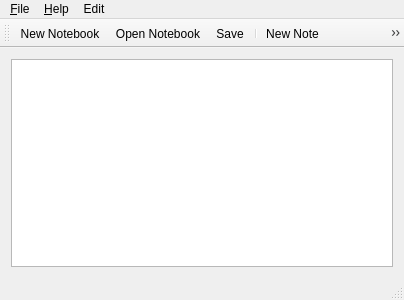
<?xml version="1.0" encoding="UTF-8"?>
<ui version="4.0">
 <class>MainWindow</class>
 <widget class="QMainWindow" name="MainWindow">
  <property name="geometry">
   <rect>
    <x>0</x>
    <y>0</y>
    <width>400</width>
    <height>300</height>
   </rect>
  </property>
  <property name="windowTitle">
   <string>Toynote</string>
  </property>
  <widget class="QWidget" name="centralWidget">
   <layout class="QGridLayout" name="gridLayout">
    <item row="0" column="0">
     <widget class="QTableView" name="notesView">
      <property name="minimumSize">
       <size>
        <width>382</width>
        <height>0</height>
       </size>
      </property>
      <property name="selectionBehavior">
       <enum>QAbstractItemView::SelectionBehavior::SelectRows</enum>
      </property>
     </widget>
    </item>
   </layout>
  </widget>
  <widget class="QMenuBar" name="menuBar">
   <property name="geometry">
    <rect>
     <x>0</x>
     <y>0</y>
     <width>400</width>
     <height>21</height>
    </rect>
   </property>
   <widget class="QMenu" name="menuFile">
    <property name="title">
     <string>&amp;File</string>
    </property>
    <addaction name="actionNew_Notebook"/>
    <addaction name="actionOpen_Notebook"/>
    <addaction name="actionSave"/>
    <addaction name="actionSave_As"/>
    <addaction name="actionClose_Notebook"/>
    <addaction name="actionExit"/>
   </widget>
   <widget class="QMenu" name="menuHelp">
    <property name="title">
     <string>&amp;Help</string>
    </property>
    <addaction name="actionAbout"/>
    <addaction name="actionVisit_Website"/>
   </widget>
   <widget class="QMenu" name="menuEdit">
    <property name="title">
     <string>Edit</string>
    </property>
   </widget>
   <addaction name="menuFile"/>
   <addaction name="menuHelp"/>
   <addaction name="menuEdit"/>
  </widget>
  <widget class="QToolBar" name="mainToolBar">
   <attribute name="toolBarArea">
    <enum>TopToolBarArea</enum>
   </attribute>
   <attribute name="toolBarBreak">
    <bool>false</bool>
   </attribute>
   <addaction name="actionNew_Notebook"/>
   <addaction name="actionOpen_Notebook"/>
   <addaction name="actionSave"/>
   <addaction name="separator"/>
   <addaction name="actionNew_Note"/>
   <addaction name="actionDelete_Notes"/>
  </widget>
  <widget class="QStatusBar" name="statusBar"/>
  <action name="actionNew_Notebook">
   <property name="icon">
    <iconset resource="resources.qrc">
     <normaloff>:/icons/Notebook-new.svg</normaloff>:/icons/Notebook-new.svg</iconset>
   </property>
   <property name="text">
    <string>New Notebook</string>
   </property>
   <property name="toolTip">
    <string>Create a new notebook</string>
   </property>
   <property name="shortcut">
    <string>Alt+B</string>
   </property>
  </action>
  <action name="actionNew_Note">
   <property name="icon">
    <iconset resource="resources.qrc">
     <normaloff>:/icons/Note-add.svg</normaloff>:/icons/Note-add.svg</iconset>
   </property>
   <property name="text">
    <string>New Note</string>
   </property>
   <property name="toolTip">
    <string>Add a new note</string>
   </property>
   <property name="shortcut">
    <string>Alt+N</string>
   </property>
  </action>
  <action name="actionDelete_Notes">
   <property name="icon">
    <iconset resource="resources.qrc">
     <normaloff>:/icons/Note-remove.svg</normaloff>:/icons/Note-remove.svg</iconset>
   </property>
   <property name="text">
    <string>Delete Notes</string>
   </property>
   <property name="toolTip">
    <string>Delete the selected note(s)</string>
   </property>
   <property name="shortcut">
    <string>Del</string>
   </property>
  </action>
  <action name="actionAbout">
   <property name="text">
    <string>&amp;About Toynote</string>
   </property>
   <property name="shortcut">
    <string>F11</string>
   </property>
  </action>
  <action name="actionSave">
   <property name="icon">
    <iconset resource="resources.qrc">
     <normaloff>:/icons/Notebook-save.svg</normaloff>:/icons/Notebook-save.svg</iconset>
   </property>
   <property name="text">
    <string>&amp;Save</string>
   </property>
   <property name="toolTip">
    <string>Save the notebook</string>
   </property>
   <property name="shortcut">
    <string>Ctrl+S</string>
   </property>
  </action>
  <action name="actionOpen_Notebook">
   <property name="icon">
    <iconset resource="resources.qrc">
     <normaloff>:/icons/Notebook-open.svg</normaloff>:/icons/Notebook-open.svg</iconset>
   </property>
   <property name="text">
    <string>&amp;Open Notebook</string>
   </property>
   <property name="toolTip">
    <string>Open a notebook</string>
   </property>
   <property name="shortcut">
    <string>Ctrl+I</string>
   </property>
  </action>
  <action name="actionClose_Notebook">
   <property name="text">
    <string>&amp;Close</string>
   </property>
   <property name="toolTip">
    <string>Close the notebook</string>
   </property>
   <property name="shortcut">
    <string>Ctrl+X</string>
   </property>
  </action>
  <action name="actionSave_As">
   <property name="icon">
    <iconset resource="resources.qrc">
     <normaloff>:/icons/Notebook-save-as.svg</normaloff>:/icons/Notebook-save-as.svg</iconset>
   </property>
   <property name="text">
    <string>Sa&amp;ve As</string>
   </property>
   <property name="toolTip">
    <string>Save the notebook to a chosen file</string>
   </property>
   <property name="shortcut">
    <string>Ctrl+S</string>
   </property>
  </action>
  <action name="actionVisit_Website">
   <property name="text">
    <string>Visit Website</string>
   </property>
   <property name="shortcut">
    <string>Ctrl+W</string>
   </property>
  </action>
  <action name="actionExit">
   <property name="text">
    <string>Exit</string>
   </property>
   <property name="shortcut">
    <string>Esc</string>
   </property>
  </action>
 </widget>
 <layoutdefault spacing="6" margin="11"/>
 <resources>
  <include location="resources.qrc"/>
 </resources>
 <connections>
  <connection>
   <sender>actionAbout</sender>
   <signal>triggered()</signal>
   <receiver>MainWindow</receiver>
   <slot>displayAbout()</slot>
   <hints>
    <hint type="sourcelabel">
     <x>-1</x>
     <y>-1</y>
    </hint>
    <hint type="destinationlabel">
     <x>199</x>
     <y>149</y>
    </hint>
   </hints>
  </connection>
  <connection>
   <sender>actionSave</sender>
   <signal>triggered()</signal>
   <receiver>MainWindow</receiver>
   <slot>saveNotebook()</slot>
   <hints>
    <hint type="sourcelabel">
     <x>-1</x>
     <y>-1</y>
    </hint>
    <hint type="destinationlabel">
     <x>199</x>
     <y>149</y>
    </hint>
   </hints>
  </connection>
  <connection>
   <sender>actionOpen_Notebook</sender>
   <signal>triggered()</signal>
   <receiver>MainWindow</receiver>
   <slot>openNotebook()</slot>
   <hints>
    <hint type="sourcelabel">
     <x>-1</x>
     <y>-1</y>
    </hint>
    <hint type="destinationlabel">
     <x>199</x>
     <y>149</y>
    </hint>
   </hints>
  </connection>
  <connection>
   <sender>actionClose_Notebook</sender>
   <signal>triggered()</signal>
   <receiver>MainWindow</receiver>
   <slot>closeNotebook()</slot>
   <hints>
    <hint type="sourcelabel">
     <x>-1</x>
     <y>-1</y>
    </hint>
    <hint type="destinationlabel">
     <x>199</x>
     <y>149</y>
    </hint>
   </hints>
  </connection>
  <connection>
   <sender>actionNew_Notebook</sender>
   <signal>triggered()</signal>
   <receiver>MainWindow</receiver>
   <slot>newNotebook()</slot>
   <hints>
    <hint type="sourcelabel">
     <x>-1</x>
     <y>-1</y>
    </hint>
    <hint type="destinationlabel">
     <x>199</x>
     <y>149</y>
    </hint>
   </hints>
  </connection>
  <connection>
   <sender>actionSave_As</sender>
   <signal>triggered()</signal>
   <receiver>MainWindow</receiver>
   <slot>saveNotebookAs()</slot>
   <hints>
    <hint type="sourcelabel">
     <x>-1</x>
     <y>-1</y>
    </hint>
    <hint type="destinationlabel">
     <x>199</x>
     <y>149</y>
    </hint>
   </hints>
  </connection>
  <connection>
   <sender>actionNew_Note</sender>
   <signal>triggered()</signal>
   <receiver>MainWindow</receiver>
   <slot>newNote()</slot>
   <hints>
    <hint type="sourcelabel">
     <x>-1</x>
     <y>-1</y>
    </hint>
    <hint type="destinationlabel">
     <x>199</x>
     <y>149</y>
    </hint>
   </hints>
  </connection>
  <connection>
   <sender>actionDelete_Notes</sender>
   <signal>triggered()</signal>
   <receiver>MainWindow</receiver>
   <slot>deleteNotes()</slot>
   <hints>
    <hint type="sourcelabel">
     <x>-1</x>
     <y>-1</y>
    </hint>
    <hint type="destinationlabel">
     <x>199</x>
     <y>149</y>
    </hint>
   </hints>
  </connection>
  <connection>
   <sender>notesView</sender>
   <signal>activated(QModelIndex)</signal>
   <receiver>MainWindow</receiver>
   <slot>editNote(QModelIndex)</slot>
   <hints>
    <hint type="sourcelabel">
     <x>199</x>
     <y>168</y>
    </hint>
    <hint type="destinationlabel">
     <x>199</x>
     <y>149</y>
    </hint>
   </hints>
  </connection>
  <connection>
   <sender>actionVisit_Website</sender>
   <signal>triggered()</signal>
   <receiver>MainWindow</receiver>
   <slot>visitWebsite()</slot>
   <hints>
    <hint type="sourcelabel">
     <x>-1</x>
     <y>-1</y>
    </hint>
    <hint type="destinationlabel">
     <x>199</x>
     <y>149</y>
    </hint>
   </hints>
  </connection>
 </connections>
 <slots>
  <slot>displayAbout()</slot>
  <slot>saveNotebook()</slot>
  <slot>openNotebook()</slot>
  <slot>newNotebook()</slot>
  <slot>closeNotebook()</slot>
  <slot>saveNotebookAs()</slot>
  <slot>newNote()</slot>
  <slot>deleteNotes()</slot>
  <slot>visitWebsite()</slot>
  <slot>exit()</slot>
  <slot>editNote(QModelIndex)</slot>
 </slots>
</ui>
